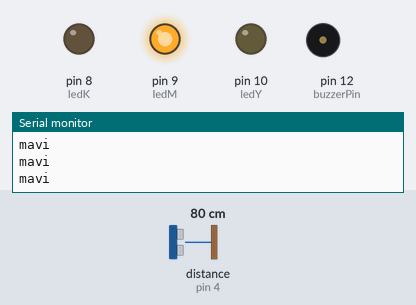
Bench run of a sketch on a simulated Arduino Uno, built with avr-gcc and run on an emulated ATmega328P. Parts: output pins drawn as LEDs (lit = HIGH), buzzer (waves = sounding), the last lines printed to the serial monitor. Wiring (inferred from the names in the program): ultrasonic range finder: trigger pin 3; echo pin 4. Dashed ring = blinking. The inputs (shaded band) are chosen by the test bench; at power-on: distance to the obstacle (sensor on pin 4) 80 cm. The echo pulse lasts 58.3 µs per cm; pins used as bus, display or sensor lines are not drawn.

Above: at 1.2 s.
1.3 s: distance to the obstacle (sensor on pin 4) set to 18 cm
At 1.68 s:
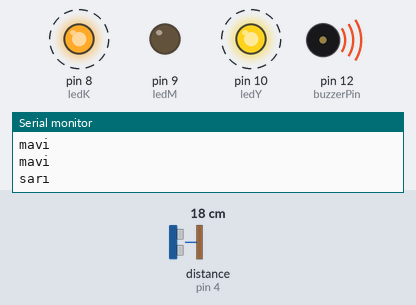
4.3 s: distance to the obstacle (sensor on pin 4) set to 2 cm
At 5.3 s:
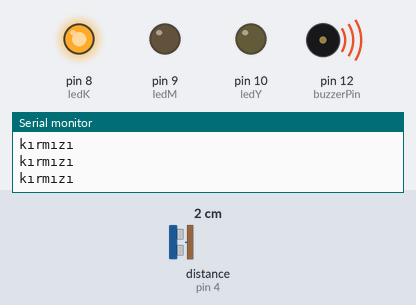
5.8 s: distance to the obstacle (sensor on pin 4) set to 14 cm
8.8 s: distance to the obstacle (sensor on pin 4) set to 19 cm
At 8.87 s:
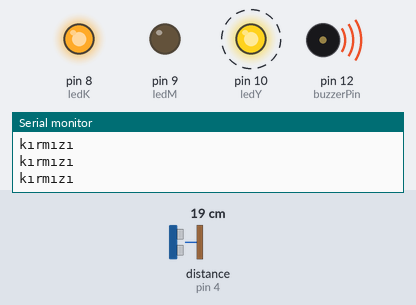
11.8 s: distance to the obstacle (sensor on pin 4) set to 4 cm
At 12.1 s:
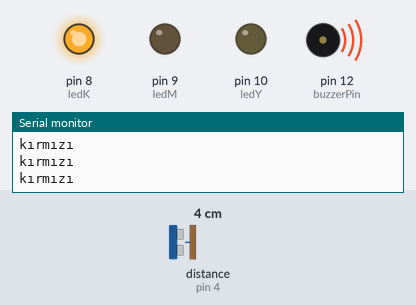
13.3 s: distance to the obstacle (sensor on pin 4) set to 23 cm
At 13.8 s:
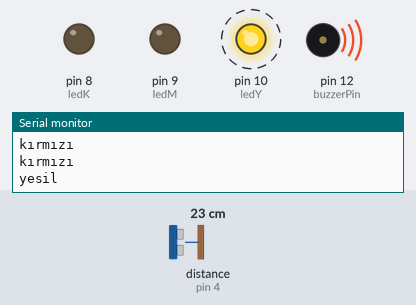
Timing chart, 0 to 17.3 s (numbered marks = the images above; inputs shaded):
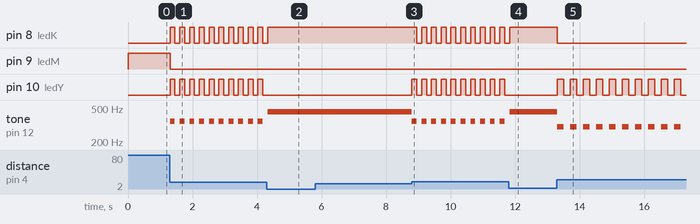

The sketch:

sketch_sep13a.ino
```cpp
int echoPin= 4;
int trigPin= 3;
int ledK=8;
int ledM=9;
int ledY=10;
int buzzerPin=12;
long duration,distance;

void setup() {
  // put your setup code here, to run once:
Serial.begin(9600);

pinMode(echoPin,INPUT);
  pinMode(trigPin,OUTPUT);
  pinMode(ledK,OUTPUT);
  pinMode(ledM,OUTPUT);
  pinMode(ledY,OUTPUT);
  pinMode(buzzerPin,OUTPUT);
}

void loop() {
  // put your main code here, to run repeatedly:
digitalWrite(trigPin,HIGH);
  delayMicroseconds(1000);
  digitalWrite(trigPin,LOW);

  duration=pulseIn(echoPin,HIGH);
  distance=(duration/2)/29.1;

  if(distance<=15)
  {
    digitalWrite(ledK,HIGH);
    digitalWrite(ledM,LOW);
    digitalWrite(ledY,LOW);
    tone(buzzerPin,450);
    Serial.println("kırmızı");
  }


  else if(distance<=20)
  {
    digitalWrite(ledK,HIGH);
    digitalWrite(ledM,LOW);
    digitalWrite(ledY,HIGH);
    tone(buzzerPin,350);
    delay(150);
    digitalWrite(ledK,LOW);
    digitalWrite(ledY,LOW);
    noTone(buzzerPin);
    delay(150);
         Serial.println("sarı");
  }
  else if(distance<=25)
  {
    digitalWrite(ledY,HIGH);
    digitalWrite(ledK,LOW);
    digitalWrite(ledM,LOW);
    tone(buzzerPin,300);
    delay(200);
    digitalWrite(ledY,LOW);
    noTone(buzzerPin);
    delay(200);
         Serial.println("yesil");
  }
  else
  {
    digitalWrite(ledM,HIGH);
    digitalWrite(ledK,LOW);
    digitalWrite(ledY,LOW);
    noTone(buzzerPin);
         Serial.println("mavi");
  }
}
```

Measured:
- the behaviour switches between 16 and 17 cm on distance to the obstacle (sensor on pin 4) (found by bisection; images 2 and 3)
- after the input at 1.3 s, pin 8 (ledK), pin 10 (ledY): alternates HIGH for 0.15 s and LOW for 0.15 s, starting at once; pin 9 (ledM): HIGH → LOW at once; tone on pin 12 (buzzerPin): alternates 350 Hz for 0.15 s and silent for 0.15 s, starting at once
- after the input at 4.3 s, pin 8 (ledK): goes on until 4.3 s, then stays HIGH; pin 10 (ledY): stops changing and stays LOW
- after the input at 8.8 s, pin 8 (ledK): alternates HIGH for 0.15 s and LOW for 0.15 s, starting after 0.15 s; pin 10 (ledY): alternates HIGH for 0.15 s and LOW for 0.15 s, starting at once; tone on pin 12 (buzzerPin): alternates 350 Hz for 0.15 s and silent for 0.15 s, starting at once
- after the input at 11.8 s, pin 8 (ledK): goes on until 11.8 s, then stays HIGH; pin 10 (ledY): stops changing and stays LOW
- after the input at 13.3 s, pin 8 (ledK): HIGH → LOW at once; pin 10 (ledY): alternates HIGH for 0.20 s and LOW for 0.20 s, starting at once; tone on pin 12 (buzzerPin): alternates 300 Hz for 0.20 s and silent for 0.20 s, starting at once
